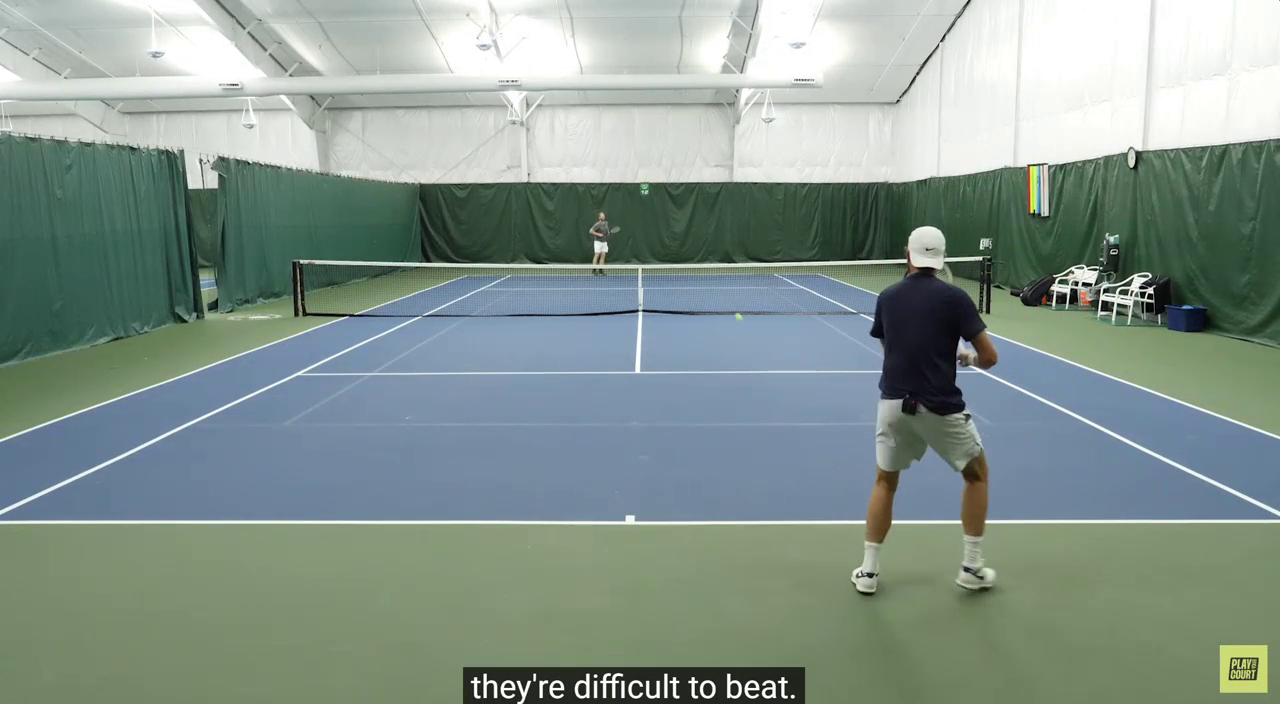
#> input picture frame 40 of data/tennis_demo1.mp4, 1280 x 704 px
$ python court_detection.py
#> lines starting #> are read from the running program, lines starting #| are printed output that depends on the picture; after the words box and inside, x2 and y2 are one past the last pixel; in counts of white or black regions, pixels touching at a corner belong together
# 旧版 HSV + 霍夫直线实验脚本。正式球场检测请用：
#   python stage4_court_detection.py --video ... --out ...
import cv2
import numpy as np
import os
import json


# ============================================================
# 配置
# ============================================================

VIDEO_PATH = "data/tennis_demo1.mp4"
OUTPUT_VIDEO = "outputs/court_detection.mp4"
OUTPUT_JSON = "outputs/court_lines.json"

# 每隔多少帧重新检测一次
DETECT_INTERVAL = 30

# Canny 参数
CANNY_LOW = 50
CANNY_HIGH = 150

# Hough 参数
HOUGH_THRESHOLD = 80
MIN_LINE_LENGTH = 100
MAX_LINE_GAP = 30


# ============================================================
# 工具函数
# ============================================================

def line_length(line):
    x1, y1, x2, y2 = line
    return np.sqrt((x2 - x1) ** 2 + (y2 - y1) ** 2)


def line_angle(line):
    x1, y1, x2, y2 = line

    angle = np.degrees(
        np.arctan2(
            y2 - y1,
            x2 - x1
        )
    )

    # 统一到 [-90, 90]
    if angle > 90:
        angle -= 180

    if angle < -90:
        angle += 180

    return angle


def draw_line(img, line, color, thickness=3):
    x1, y1, x2, y2 = map(int, line)

    cv2.line(
        img,
        (x1, y1),
        (x2, y2),
        color,
        thickness
    )


# ============================================================
# 白线检测
# ============================================================

def detect_white_lines(frame):

    hsv = cv2.cvtColor(frame, cv2.COLOR_BGR2HSV)

    # 网球场白线通常亮度高
    lower = np.array([0, 0, 150])
    upper = np.array([180, 100, 255])

    mask = cv2.inRange(
        hsv,
        lower,
        upper
    )

    # 去除小噪声
    kernel = np.ones((3, 3), np.uint8)

    mask = cv2.morphologyEx(
        mask,
        cv2.MORPH_OPEN,
        kernel
    )

    mask = cv2.morphologyEx(
        mask,
        cv2.MORPH_CLOSE,
        kernel
    )

    edges = cv2.Canny(
        mask,
        CANNY_LOW,
        CANNY_HIGH
    )

    lines = cv2.HoughLinesP(
        edges,
        rho=1,
        theta=np.pi / 180,
        threshold=HOUGH_THRESHOLD,
        minLineLength=MIN_LINE_LENGTH,
        maxLineGap=MAX_LINE_GAP
    )

    if lines is None:
        return [], mask, edges

    result = []

    for l in lines:

        line = l[0]

        length = line_length(line)

        if length < MIN_LINE_LENGTH:
            continue

        angle = line_angle(line)

        result.append({
            "line": line.tolist(),
            "length": float(length),
            "angle": float(angle)
        })

    return result, mask, edges


# ============================================================
# 将线分成水平 / 垂直方向
# ============================================================

def classify_lines(lines):

    horizontal = []
    vertical = []

    for item in lines:

        angle = item["angle"]

        # 透视情况下，球场线不一定严格水平/垂直
        if abs(angle) < 25:
            horizontal.append(item)

        elif abs(abs(angle) - 90) < 25:
            vertical.append(item)

    return horizontal, vertical


# ============================================================
# 根据线段估计球场区域
# ============================================================

def estimate_court(lines, frame):

    h_lines, v_lines = classify_lines(lines)

    height, width = frame.shape[:2]

    # ========================================================
    # 水平线
    # ========================================================

    h_lines = sorted(
        h_lines,
        key=lambda x: x["length"],
        reverse=True
    )

    # ========================================================
    # 垂直/斜线
    # ========================================================

    v_lines = sorted(
        v_lines,
        key=lambda x: x["length"],
        reverse=True
    )

    # --------------------------------------------------------
    # 这里先采用最长线段作为候选
    # 后续可以进一步优化成真正的球场线聚类
    # --------------------------------------------------------

    candidate_lines = (
        h_lines[:10] +
        v_lines[:10]
    )

    # ========================================================
    # 找到所有候选线的端点
    # ========================================================

    points = []

    for item in candidate_lines:

        x1, y1, x2, y2 = item["line"]

        points.append((x1, y1))
        points.append((x2, y2))

    if len(points) < 4:
        return None

    points = np.array(points, dtype=np.float32)

    # ========================================================
    # 用凸包得到大致球场区域
    # ========================================================

    hull = cv2.convexHull(points)

    hull = hull.reshape(-1, 2)

    if len(hull) < 4:
        return None

    # ========================================================
    # 找最小外接矩形
    # ========================================================

    rect = cv2.minAreaRect(hull)

    box = cv2.boxPoints(rect)

    box = np.array(box, dtype=np.float32)

    return {
        "box": box.tolist(),
        "horizontal_lines": h_lines,
        "vertical_lines": v_lines
    }


# ============================================================
# 对球场四角排序
# ============================================================

def order_points(points):

    points = np.array(points, dtype=np.float32)

    result = np.zeros((4, 2), dtype=np.float32)

    s = points.sum(axis=1)

    result[0] = points[np.argmin(s)]  # 左上
    result[2] = points[np.argmax(s)]  # 右下

    diff = np.diff(points, axis=1)

    result[1] = points[np.argmin(diff)]  # 右上
    result[3] = points[np.argmax(diff)]  # 左下

    return result


# ============================================================
# 绘制结果
# ============================================================

def draw_court(frame, court):

    output = frame.copy()

    if court is None:
        return output

    box = np.array(
        court["box"],
        dtype=np.float32
    )

    box = order_points(box)

    # ========================================================
    # 球场外框
    # ========================================================

    pts = box.astype(np.int32)

    cv2.polylines(
        output,
        [pts],
        True,
        (0, 255, 0),
        4
    )

    # ========================================================
    # 四个角点
    # ========================================================

    names = [
        "TL",
        "TR",
        "BR",
        "BL"
    ]

    for point, name in zip(box, names):

        x, y = map(int, point)

        cv2.circle(
            output,
            (x, y),
            8,
            (0, 0, 255),
            -1
        )

        cv2.putText(
            output,
            name,
            (x + 10, y - 10),
            cv2.FONT_HERSHEY_SIMPLEX,
            0.8,
            (0, 0, 255),
            2
        )

    # ========================================================
    # 画检测到的水平线
    # ========================================================

    for item in court["horizontal_lines"][:10]:

        draw_line(
            output,
            item["line"],
            (255, 0, 0),
            2
        )

    # ========================================================
    # 画检测到的垂直线
    # ========================================================

    for item in court["vertical_lines"][:10]:

        draw_line(
            output,
            item["line"],
            (0, 255, 255),
            2
        )

    return output


# ============================================================
# 主程序
# ============================================================

def main():

    os.makedirs(
        "outputs",
        exist_ok=True
    )

    cap = cv2.VideoCapture(
        VIDEO_PATH
    )

    if not cap.isOpened():

        print(
            "无法打开视频:",
            VIDEO_PATH
        )

        return

    fps = cap.get(
        cv2.CAP_PROP_FPS
    )

    width = int(
        cap.get(
            cv2.CAP_PROP_FRAME_WIDTH
        )
    )

    height = int(
        cap.get(
            cv2.CAP_PROP_FRAME_HEIGHT
        )
    )

    frame_count = int(
        cap.get(
            cv2.CAP_PROP_FRAME_COUNT
        )
    )

    print("FPS:", fps)
    print("Resolution:", width, height)
    print("Frame count:", frame_count)

    writer = cv2.VideoWriter(
        OUTPUT_VIDEO,
        cv2.VideoWriter_fourcc(*"mp4v"),
        fps,
        (width, height)
    )

    court = None

    frame_id = 0

    while True:

        ret, frame = cap.read()
#> frame is the input picture: shape (704, 1280, 3); mean B, G, R 142, 149.8, 133.6

        if not ret:
            break

        # ====================================================
        # 定期重新检测
        # ====================================================

        if (
            court is None
            or frame_id % DETECT_INTERVAL == 0
        ):

            lines, mask, edges = detect_white_lines(
                frame
            )
#> in detect_white_lines, `mask = cv2.inRange( hsv, lower, upper )`:
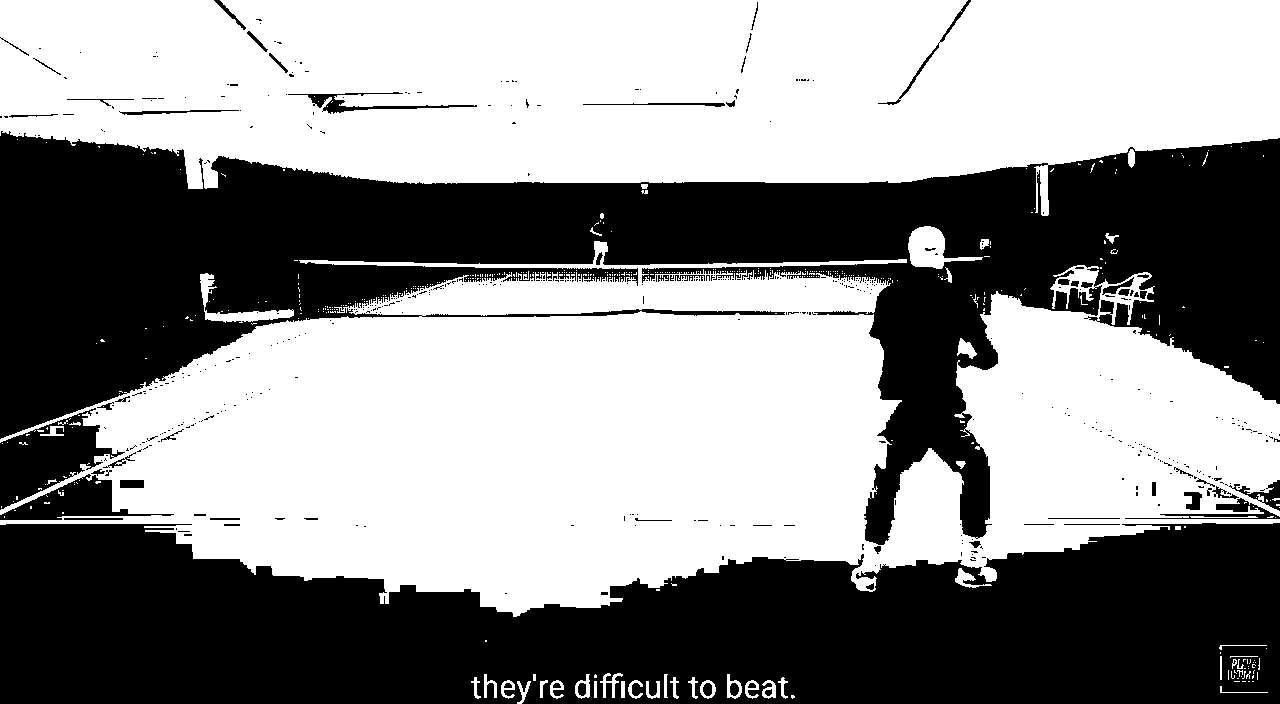
#> mask: shape (704, 1280); 55.5% white; 492 black regions (428 under 20 px), largest, box (x1, y1, x2, y2) and area: (0, 131, 1280, 545) 205354, (0, 523, 1280, 704) 179214, (0, 408, 125, 510) 5723
#> in detect_white_lines, `edges = cv2.Canny( mask, CANNY_LOW, CANNY_HIGH )`:
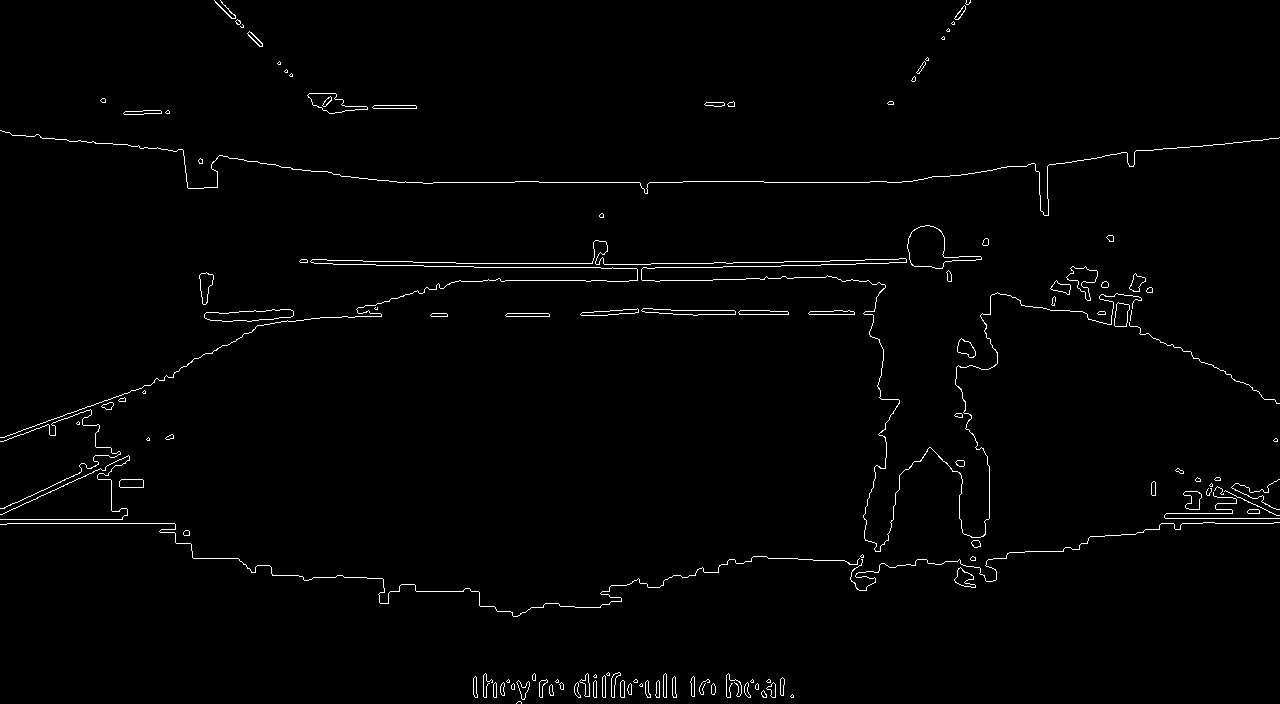
#> edges: shape (704, 1280); 1.3% white in thin lines or dots
#> in detect_white_lines, `lines = cv2.HoughLinesP( edges, rho=1, theta=np.pi / 180, threshold=HO..`: lines = 23 rows, first 6: [397, 182, 682, 182], [456, 263, 603, 263], [7, 523, 174, 523], [685, 263, 864, 260], [673, 314, 872, 314], [601, 268, 911, 263]
#> the loop in detect_white_lines, `for l in lines: ` made 23 passes
#> (length, angle) on passes 1 to 8: (285, 0), (147, 0), (167, 0), (179, -0.96), (199, 0), (310, -0.924), (253, 0), (245, 0.935)
#> after the loop in detect_white_lines, `for l in lines:`: result = 23 items
#> lines = 23 items

            print(
                f"Frame {frame_id}: "
                f"{len(lines)} lines"
            )
#| Frame 0: 23 lines

            new_court = estimate_court(
                lines,
                frame
            )
#> the loop in classify_lines, `for item in lines: ` made 23 passes
#> (item, angle) on passes 1, 2, 3, 5, 7, 9, 10: ({'line': [397, 182, 682, 182], 'length': 285, 'angle': 0}, 0), ({'line': [456, 263, 603, 263], 'length': 147, 'angle': 0}, 0), ({'line': [7, 523, 174, 523], 'length': 167, 'angle': 0}, 0), ({'line': [673, 314, 872, 314], 'length': 199, 'angle': 0}, 0), ({'line': [459, 280, 712, 280], 'length': 253, 'angle': 0}, 0), ({'line': [610, 310, 769, 310], 'length': 159, 'angle': 0}, 0), ({'line': [735, 311, 874, 311], 'length': 139, 'angle': 0}, 0)
#> after the loop in classify_lines, `for item in lines:`: horizontal = 22 items; vertical = []
#> in estimate_court, `h_lines, v_lines = classify_lines(lines)`: h_lines = 22 items; v_lines = []
#> in estimate_court, `candidate_lines = ( h_lines[:10] + v_lines[:10] )`: candidate_lines = 10 items
#> the loop in estimate_court, `for item in candidate_lines: ` made 10 passes
#> (item, x1, y1, x2, y2) on passes 2, 3, 5, 8, 9: ({'line': [397, 182, 682, 182], 'length': 285, 'angle': 0}, 397, 182, 682, 182), ({'line': [459, 280, 712, 280], 'length': 253, 'angle': 0}, 459, 280, 712, 280), ({'line': [673, 314, 872, 314], 'length': 199, 'angle': 0}, 673, 314, 872, 314), ({'line': [10, 133, 183, 152], 'length': 174, 'angle': 6.27}, 10, 133, 183, 152), ({'line': [7, 523, 174, 523], 'length': 167, 'angle': 0}, 7, 523, 174, 523)
#> after the loop in estimate_court, `for item in candidate_lines:`: points = [(601, 268), (911, 263), (397, 182), (682, 182), (459, 280), (712, 280), (314, 263), (559, 267), (673, 314), (872, 314), (4, 437), (173, 376), (685, 263), (864, 260), (10, 133), (183, 152), (7, 523), (174, 523), (610, 310), (769, 310)]
#> in estimate_court, `points = np.array(points, dtype=np.float32)`: points = 20 rows, first 8: [601, 268], [911, 263], [397, 182], [682, 182], [459, 280], [712, 280], [314, 263], [559, 267]
#> in estimate_court, `hull = cv2.convexHull(points)`: hull = [[911, 263], [872, 314], [174, 523], [7, 523], [4, 437], [10, 133], [682, 182]]
#> in estimate_court, `rect = cv2.minAreaRect(hull)`: rect = ((457.8, 336.9), (390, 903.4), -88.87)
#> in estimate_court, `box = cv2.boxPoints(rect)`: box = [[905.5, 540.7], [2.3, 522.9], [10, 133], [913.2, 150.8]]
#> new_court = 3 items

            if new_court is not None:
                court = new_court
#> court = 3 items

        # ====================================================
        # 绘制
        # ====================================================

        output = draw_court(
            frame,
            court
        )
#> in order_points, `points = np.array(points, dtype=np.float32)`: points has the same summary as box in estimate_court
#> in order_points, `s = points.sum(axis=1)`: s = [1446.3, 525.2, 143, 1064]
#> in order_points, `diff = np.diff(points, axis=1)`: diff = [-364.8, 520.6, 123, -762.4]
#> in draw_court, `box = order_points(box)`: box = [[10, 133], [913.2, 150.8], [905.5, 540.7], [2.3, 522.9]]
#> in draw_court, `pts = box.astype(np.int32)`: pts = [[10, 133], [913, 150], [905, 540], [2, 522]]
#> the loop in draw_court, `for point, name in zip(box, names): ` made 4 passes
#> (point, name, x, y) on passes 2 to 4: ([913.2, 150.8], 'TR', 913, 150), ([905.5, 540.7], 'BR', 905, 540), ([2.3, 522.9], 'BL', 2, 522)
#> after the loop in draw_court, `for point, name in zip(box, names):`:
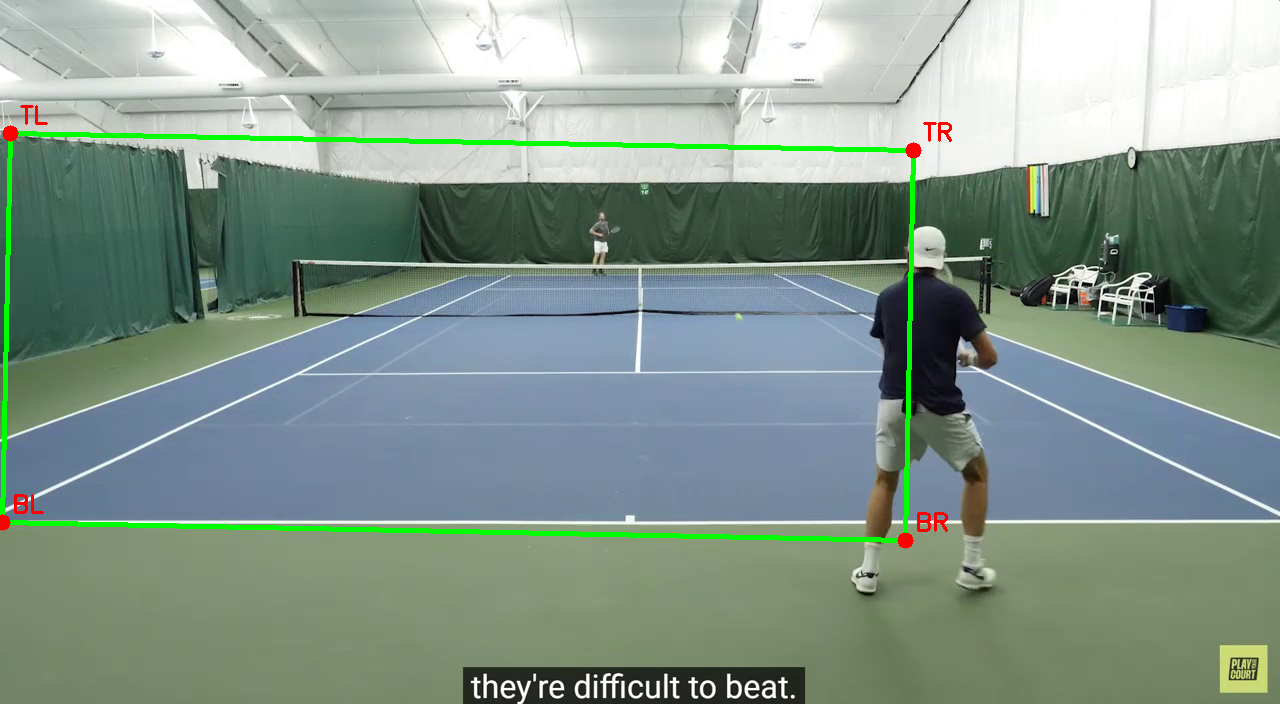
#> output: shape (704, 1280, 3); mean B, G, R 139.6, 150.8, 131.6
#> the loop in draw_court, `for item in court["horizontal_lines"][:10]: ` made 10 passes

        cv2.putText(
            output,
            f"Frame: {frame_id}",
            (30, 40),
            cv2.FONT_HERSHEY_SIMPLEX,
            1,
            (0, 255, 0),
            2
        )
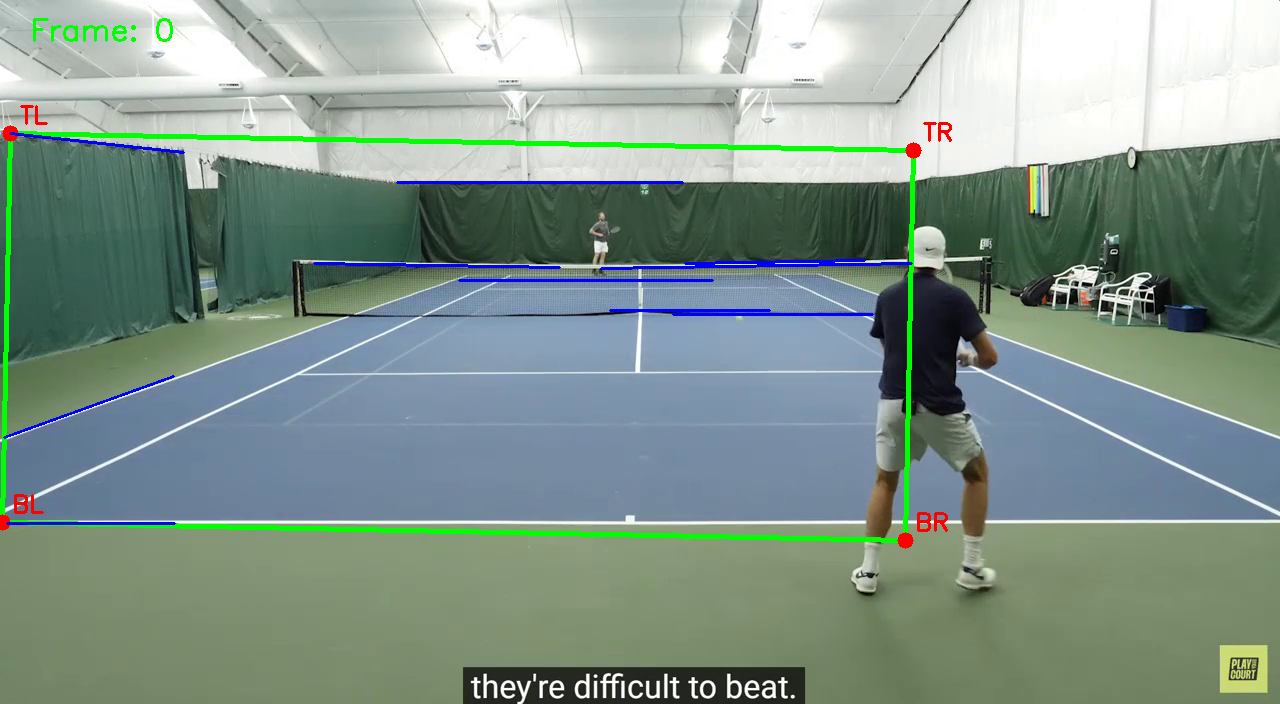
#> output: shape (704, 1280, 3); mean B, G, R 140.2, 149.7, 130.5

        writer.write(output)

        frame_id += 1

    cap.release()
    writer.release()

    # ========================================================
    # 保存球场信息
    # ========================================================

    if court is not None:

        with open(
            OUTPUT_JSON,
            "w",
            encoding="utf-8"
        ) as f:

            json.dump(
                court,
                f,
                ensure_ascii=False,
                indent=2
            )

        print()
        print("================================")
        print("Court detected")
        print("================================")
        print(
            "Court JSON:",
            OUTPUT_JSON
        )
        print(
            "Output video:",
            OUTPUT_VIDEO
        )

    else:

        print(
            "没有检测到球场"
        )


if __name__ == "__main__":
    main()
